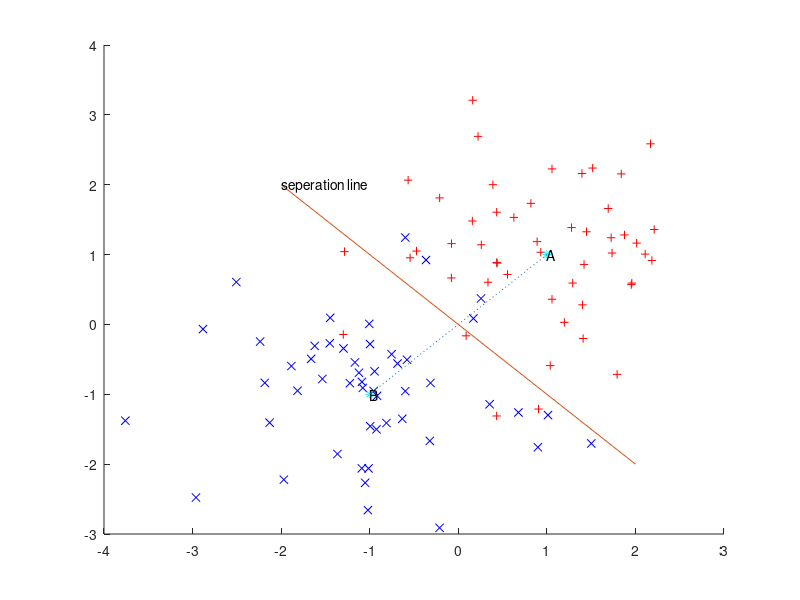

Recreate this plot in MATLAB.

X1 = randn (50 ,2) + 1;
X2 = randn (51 ,2) - 1;
%%
Y1 = ones(50 ,1);
Y2 = -ones(51 ,1);

O1 = [1, 1];
O2 = [-1, -1];
M = (O1 + O2)/2;
V = O1 - O2;
VN = [-V(2), V(1)];
figure;
hold on;
% axis equal;
plot(X1(:,1), X1(:,2), 'r+');
plot(X2(:,1), X2(:,2), 'bx');
plot([O1(1), O2(1)], [O1(2), O2(2)],'c*');
% p1ot([O1(1)], [O1(2)], 'c*');
 text([O1(1)], [O1(2)], {'A'});
 text([O2(1)], [O2(2)], {'B'});
% p1ot(M(1), M(2). 'm*');
line_m_x = [O1(1) O2(1)];
line_m_y = [O1(2) O2(2)];
plot(line_m_x, line_m_y,':')   % plot the line connecting middles
%text(line_m_x, line_m_y, 'middle line');
line_x = [M(1)+VN(1) M(1)-VN(1)];
line_y = [M(2)+VN(2) M(2)-VN(2)];
plot(line_x, line_y); %plot the seperation
text(line_x(1), line_y(1), 'seperation line')
% for r = [norminv(0.75,0,1), norminv(0.875,0,1), norminv(0.975,0,1)]
%     theta = linspace(0,2*pi);
%     x = r*cos(theta) + 1;
%     y = r*sin(theta) + 1;
%     plot(x,y,'--k');
% end
% 
% for r = [norminv(0.75,0,1), norminv(0.875,0,1), norminv(0.975,0,1)]
%     theta = linspace(0,2*pi);
%     x = r*cos(theta) - 1;
%     y = r*sin(theta) - 1;
%     plot(x,y,'--k');
% end


%%